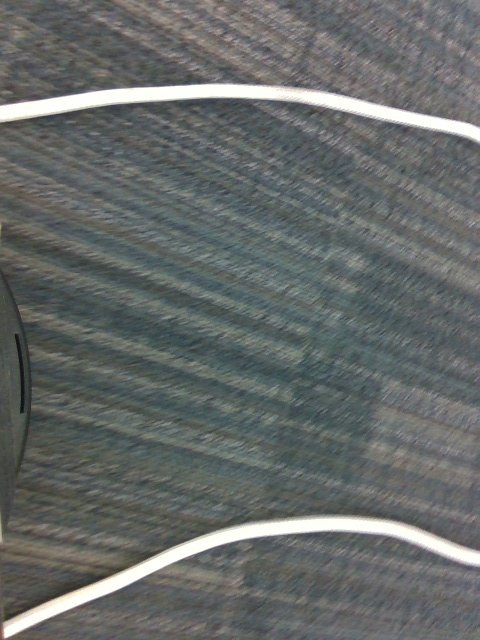
#> input picture catkin_ws/src/deep_turtle/src/classical/straight2.jpg, 480 x 640 px
$ python segment_ropes.py   (older library calls are emulated)
#> lines starting #> are read from the running program, lines starting #| are printed output that depends on the picture; after the words box and inside, x2 and y2 are one past the last pixel; in counts of white or black regions, pixels touching at a corner belong together
#> further down, img is the input picture: shape (640, 480, 3); mean B, G, R 104.7, 106.1, 102.1
#!/usr/bin/env python
from __future__ import print_function

import numpy as np

import os
import cv2
import json

class Segmenter():

    def __init__(self):
        pass


    def get_poly_from_mask(self, mask):
        ydata, xdata = np.where(mask == 255)

        z = np.polyfit(ydata, xdata, 2)
        f = np.poly1d(z)

        return f

    def draw_poly(self, f, img):
        y_fit = np.arange(0, 290, 1)
        x_fit = f(y_fit)

        x_fit = map(int, x_fit)

        ymin = 0
        ymax = img.shape[1]
        xmin = 0
        xmax = img.shape[0]

        for i in range(len(x_fit)):
            cv2.circle(img, (x_fit[i], y_fit[i]), 2, (0, 0, 255), -1)

        pt = self.get_middle_point(f, 160)
        # cv2.circle(img, pt, 5, (255, 0, 0), -1)

    def get_middle_point(self, f, y_pt):
        y_middle = y_pt
        x_middle = f(y_middle)
        x_middle = int(x_middle)

        return (x_middle, y_middle)

    def segment_img(self, img):

        cv2.imshow("raw", img)
        img = cv2.rectangle(img, (0, 290), (640, 480), (0, 0, 0), -1)
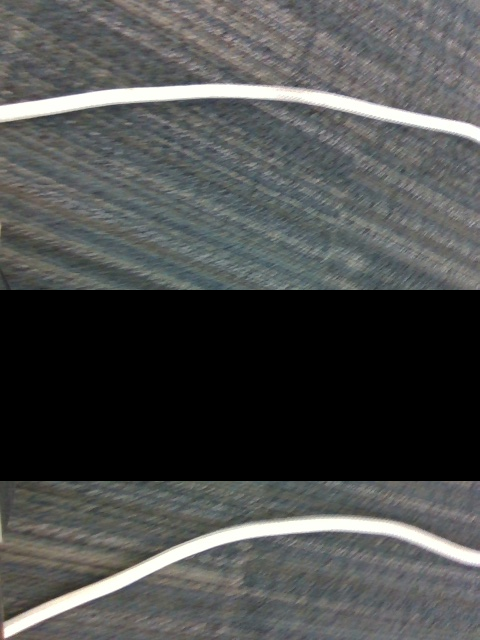
#> img: shape (640, 480, 3); mean B, G, R 76.6, 77.4, 76
        img = cv2.rectangle(img, (0, 0), (640, 100), (0, 0, 0), -1)
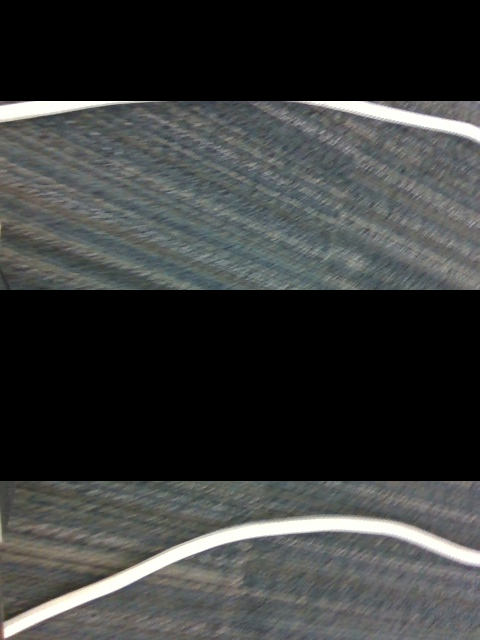
#> img: shape (640, 480, 3); 15.78% of pixels changed, all inside (x1, y1, x2, y2) = (0, 0, 480, 101)
        img = cv2.rectangle(img, (640, 100), (480, 290), (0, 0, 0), -1)
        cv2.imshow("cropped", img[101:290, 0:480])
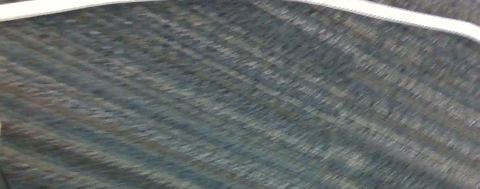
#> window 'cropped': shape (189, 480, 3); mean B, G, R 105.8, 106.3, 101.1


        # Hue Lightness Saturation
        img_hls = cv2.cvtColor(img, cv2.COLOR_RGB2HLS)
#> img_hls: shape (640, 480, 3); mean of channels 0, 1, 2 31.7, 58, 11.4

        margin = 15
        lower_white = np.array([0, 255 - margin, 0], dtype=np.uint8)
        upper_white = np.array([255, 255, 255], dtype=np.uint8)

        mask = cv2.inRange(img_hls, lower_white, upper_white)
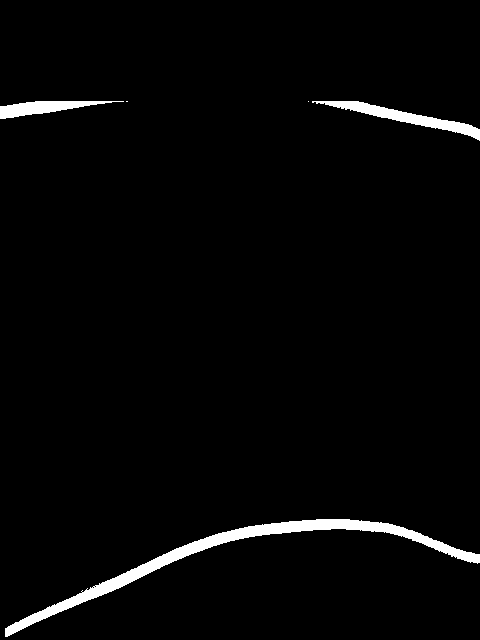
#> mask: shape (640, 480); 2.5% white; 5 white regions (2 under 20 px)
        # cv2.imshow("mask", mask[101:290, 0:480])
        # cv2.imwrite("./mask.jpg", mask[101:290, 0:480])

        i, contours, heirarchy = cv2.findContours(mask, cv2.RETR_EXTERNAL,
                cv2.CHAIN_APPROX_SIMPLE)
#> contours = 5 contours, 2 with area under 20; largest, box (x1, y1, x2, y2) and area: (5, 519, 480, 637) 4623, (312, 101, 480, 141) 1376, (0, 101, 124, 119) 907

        cont_sorted = sorted(contours, key=cv2.contourArea, reverse=True)[:2]
#> cont_sorted = 2 contours; box (x1, y1, x2, y2) and area: (5, 519, 480, 637) 4623, (312, 101, 480, 141) 1376
        mask = np.zeros_like(mask)
        for idx in range(len(cont_sorted) - 1, -1, -1):
            cv2.drawContours(mask, cont_sorted, idx, 255, -1)
#> this loop made 2 passes
#> idx on pass 2: 0
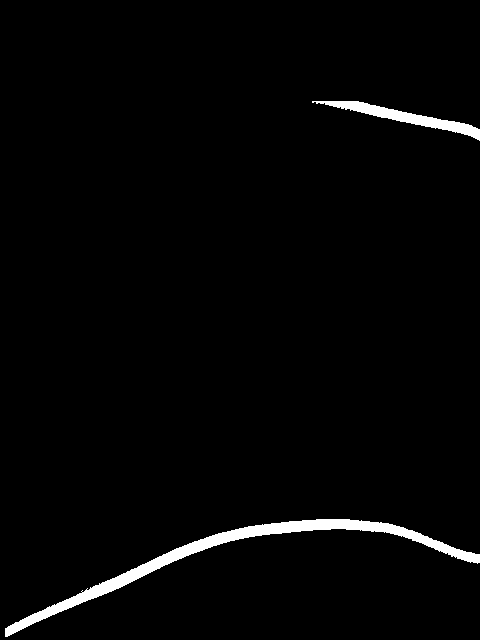
#> mask: shape (640, 480); 2.2% white; 2 white regions, box (x1, y1, x2, y2) and area: (5, 519, 480, 637) 5112, (312, 101, 480, 141) 1552
        cv2.imwrite("./mask.jpg", mask[101:290, 0:480])
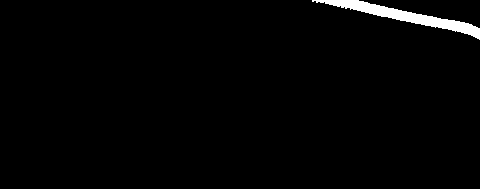
#> saved as mask.jpg: shape (189, 480); 1.7% white; 1 white region, box (x1, y1, x2, y2) and area: (312, 0, 480, 40) 1552

        y_pt = img.shape[0] / 3
#> y_pt = 213.3
        #y_pt = img.shape[0] / 2
        middles = {}
        buff = 0
        middles['left'] = (-buff, y_pt)
        middles['right'] = (640+buff, y_pt)
        # left_idxs = [200:480, 0:250]
        for idx in range(len(cont_sorted) - 1, -1, -1):
            mask = np.zeros_like(mask)
            cv2.drawContours(mask, cont_sorted, idx, 255, -1)
            left_lane = np.any(mask[100:290, 0:240])
            right_lane = np.any(mask[100:290, 240:640])

            if left_lane and right_lane:
                left_idxs = np.where(np.any(mask[100:290, 0:240]))[0]
                right_idxs = np.where(np.any(mask[100:290, 240:640]))[0]

                print("ERROR, both right and left")
                if left_idxs.max() > right_idxs.max():
                    right_lane = False
                    print("I think its the right lane though")
                else:
                    left_lane = False
                    print("I think its the left lane though")

            # [6 lines of commented-out code are left out]
            cont_area = cv2.contourArea(cont_sorted[idx])
            # cont_thresh = 2000.
            cont_thresh = 500.
            if cont_area > cont_thresh:
                # [4 lines of commented-out code are left out]
                poly = self.get_poly_from_mask(mask)
                self.draw_poly(poly, img)

                if left_lane:
                    middles['left'] = self.get_middle_point(poly, y_pt)
                if right_lane:
                    middles['right'] = self.get_middle_point(poly, y_pt)
#> this loop made 1 pass
#> (cont_area, cont_thresh, z in get_poly_from_mask, ymin in draw_poly, ymax in draw_poly, xmin in draw_poly) on pass 1: (1375.5, 500, [-0.0282, 11.01, -494.2], 0, 480, 0)
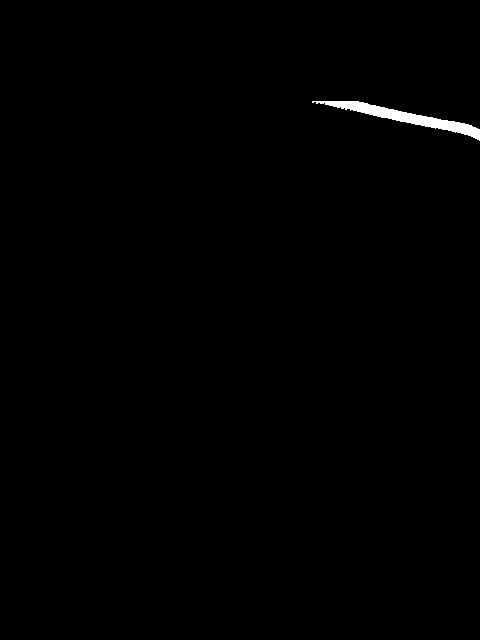
#> mask: shape (640, 480); 0.51% white; 1 white region, box (x1, y1, x2, y2) and area: (312, 101, 480, 141) 1552
#> after the loop, middles = {'left': (0, 213.3), 'right': (640, 213.3)}

        avg_middle_x = (middles['left'][0] + middles['right'][0]) / 2
        avg_middle_y = (middles['left'][1] + middles['right'][1]) / 2
        # cv2.circle(img, (avg_middle_x, avg_middle_y), 5, (0, 0, 255), -1)
        # cv2.circle(img, (240, avg_middle_y), 5, (0, 255, 0), -1)

        # Draw left and right lane detection
        img = cv2.rectangle(img, (0, 100), (240, 290), (0, 0, 255), 3)
        img = cv2.rectangle(img, (480, 100), (240, 290), (0, 0, 255), 3)
        cv2.imwrite("./mask.jpg", img[101:290, 0:480])

        return img, avg_middle_x


if __name__ == '__main__':
    seg = Segmenter()

    # img_files = ["./example.jpg", "./example_hard.jpg"]
    # img_files = ["./example.jpg"]
    img_files = ["./straight2.jpg"]
    # img_files = ["./example_hard.jpg"]
    for img_file in img_files:
        img = cv2.imread(img_file)
#> (the run stopped early here; a loop or call above may not have finished)
